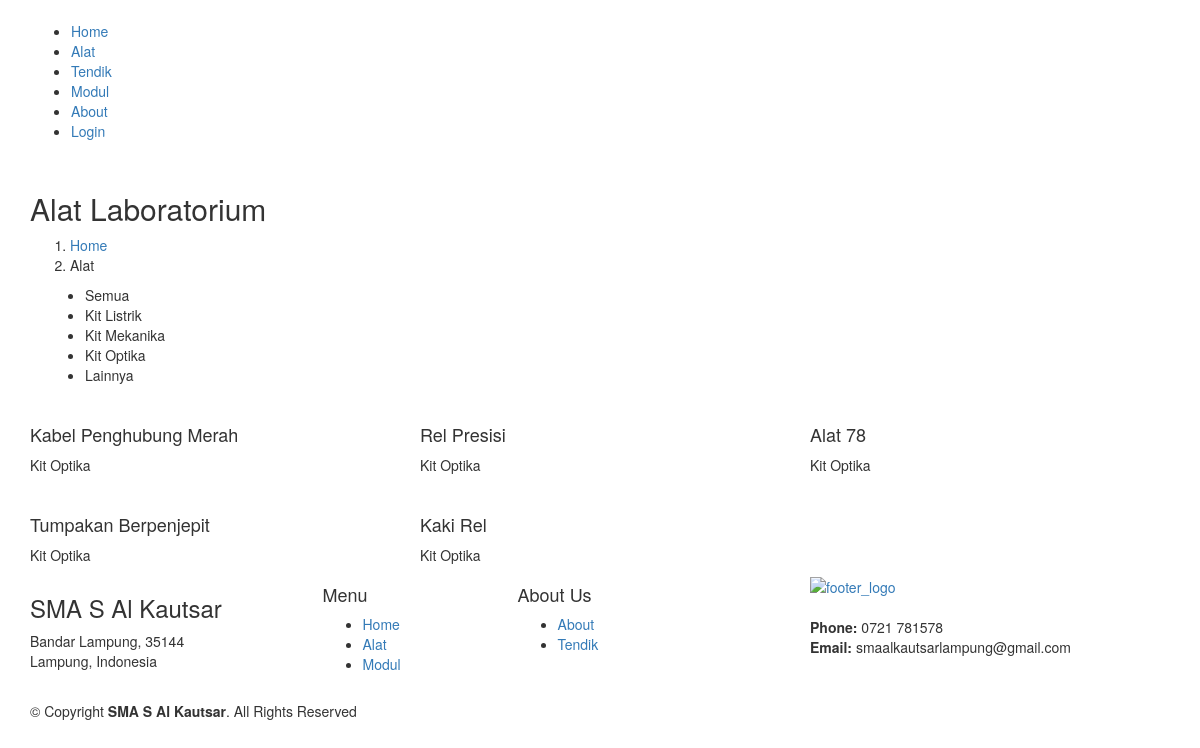
/index.php/blog/search, run on the app's committed database.
### tables this page shows
CREATE TABLE `tbl_kategori` (
  `kategori_id` int NOT NULL,
  `kategori_nama` varchar(30) DEFAULT NULL,
  `kategori_tanggal` timestamp NULL DEFAULT CURRENT_TIMESTAMP
);

CREATE TABLE `tbl_tulisan` (
  `tulisan_id` int NOT NULL,
  `tulisan_judul` varchar(100) DEFAULT NULL,
  `tulisan_isi` text,
  `tulisan_tanggal` timestamp NULL DEFAULT CURRENT_TIMESTAMP,
  `tulisan_kategori_id` int DEFAULT NULL,
  `tulisan_kategori_nama` varchar(30) DEFAULT NULL,
  `tulisan_views` int DEFAULT '0',
  `tulisan_gambar` varchar(40) DEFAULT NULL,
  `tulisan_pengguna_id` int DEFAULT NULL,
  `tulisan_author` varchar(40) DEFAULT NULL,
  `tulisan_img_slider` int NOT NULL DEFAULT '0',
  `tulisan_slug` varchar(200) DEFAULT NULL
);

### application/controllers/Blog.php (called while the page is built, shortened)
<?php
class Blog extends CI_Controller{
	function __construct(){
		$this->load->model('m_tulisan');
		$this->load->model('m_pengunjung');
        $this->load->model('m_kategori');
	}
    function search(){
        $keyword=str_replace("'", "", htmlspecialchars($this->input->get('keyword',TRUE),ENT_QUOTES));
        $query=$this->m_tulisan->cari_berita($keyword);
				if($query->num_rows() > 0){
					$x['data']=$query;
					$x['category']=$this->db->get('tbl_kategori');
  				$x['populer']=$this->db->query("SELECT * FROM tbl_tulisan ORDER BY tulisan_views DESC LIMIT 5");
          $this->load->view('depan/v_blog',$x);
	 		 }else{
				 echo $this->session->set_flashdata('msg','<div class="alert alert-danger">Tidak dapat menemukan artikel dengan kata kunci <b>'.$keyword.'</b></div>');
				 redirect('artikel');
			 }
    }
}

### index.php (called while the page is built, shortened)
<?php
require_once BASEPATH.'core/CodeIgniter.php';

### application/models/M_tulisan.php (called while the page is built, shortened)
<?php
class M_tulisan extends CI_Model{
	function cari_berita($keyword){
		$hsl=$this->db->query("SELECT tbl_tulisan.*,DATE_FORMAT(tulisan_tanggal,'%d/%m/%Y') AS tanggal FROM tbl_tulisan WHERE tulisan_judul LIKE '%$keyword%' LIMIT 5");
		return $hsl;
	}
}

### application/views/depan/v_blog.php (the view, shortened to what this page needs)
<!DOCTYPE html>
<html lang="en">
<head>
  <link href="<?php echo base_url().'theme/vendor/animate.css/animate.min.css'?>" rel="stylesheet">
  <link href="<?php echo base_url().'theme/vendor/bootstrap/css/bootstrap.min.css'?>" rel="stylesheet">
  <link href="<?php echo base_url().'theme/vendor/bootstrap-icons/bootstrap-icons.css'?>" rel="stylesheet">
  <link href="<?php echo base_url().'theme/vendor/boxicons/css/boxicons.min.css'?>" rel="stylesheet">
  <link href="<?php echo base_url().'theme/vendor/glightbox/css/glightbox.min.css'?>" rel="stylesheet">
  <link href="<?php echo base_url().'theme/vendor/remixicon/remixicon.css'?>" rel="stylesheet">
  <link href="<?php echo base_url().'theme/vendor/swiper/swiper-bundle.min.css'?>" rel="stylesheet">
<link href="<?php echo base_url().'theme/css/style.css'?>" rel="stylesheet">
</head>
<body>
  <header id="header" class="fixed-top d-flex align-items-center">
    <div class="container d-flex align-items-center">
      <nav id="navbar" class="navbar">
        <ul>
          <li><a href="<?php echo site_url('home');?>">Home</a></li>
          <li><a class="active" href="<?php echo site_url('blog');?>"><span>Alat</span></a></li>
          <li><a href="<?php echo site_url('guru');?>">Tendik</a></li>
          <li><a href="<?php echo site_url('download');?>">Modul</a></li>
          <li><a href="<?php echo site_url('about');?>">About</a></li>
          <li><a href="<?php echo site_url('administrator');?>" class="getstarted">Login</a></li>
        </ul>
      </nav>
    </div>
  </header>
  <main id="main">
    <section id="breadcrumbs" class="breadcrumbs">
      <div class="container">
        <div class="d-flex justify-content-between align-items-center">
          <h2>Alat Laboratorium</h2>
          <ol>
            <li><a href="<?php echo site_url('home');?>">Home</a></li>
            <li>Alat</li>
          </ol>
        </div>
      </div>
    </section>
    <section id="portfolio" class="portfolio">
      <div class="container">
         <div class="col-lg-12 d-flex justify-content-center">
      <ul id="portfolio-flters">
        <li data-filter="*" class="filter-active">Semua</li>
        <?php foreach ($category ->result() as $cat): ?>
          <?php
            $filter_value = str_replace(' ', '-', $cat->kategori_nama);
          ?>
          <li data-filter=".<?php echo $filter_value; ?>"><?php echo $cat->kategori_nama; ?></li>
        <?php endforeach; ?>
      </ul>
    </div>
        <div class="row portfolio-container">
          <?php foreach ($data->result() as $row): ?>
    <div class="col-lg-4 col-md-6 portfolio-item <?php echo str_replace(' ', '-', $row->tulisan_kategori_nama); ?>">
      <div class="portfolio-wrap">
        <div class="portfolio-info">
          <h4><?php echo $row->tulisan_judul;?></h4>
          <p><?php echo $row->tulisan_kategori_nama;?></p>
        </div>
      </div>
    </div>
  <?php endforeach; ?>
</div>
      </div>
    </section>
  </main>
  <footer id="footer">
    <div class="footer-top">
      <div class="container">
        <div class="row">
          <div class="col-lg-3 col-md-6">
            <div class="footer-info">
              <h3>SMA S Al Kautsar</h3>
              <p>
                Bandar Lampung, 35144 <br>
                Lampung, Indonesia<br><br>
              </p>
            </div>
          </div>
          <div class="col-lg-2 col-md-6 footer-links">
            <h4>Menu</h4>
            <ul>
              <li><i class="bx bx-chevron-right"></i> <a href="<?php echo site_url('home');?>">Home</a></li>
              <li><i class="bx bx-chevron-right"></i> <a href="<?php echo site_url('blog');?>">Alat</a></li>
              <li><i class="bx bx-chevron-right"></i> <a href="<?php echo site_url('download');?>">Modul</a></li>
            </ul>
          </div>
          <div class="col-lg-3 col-md-6 footer-links">
            <h4>About Us</h4>
            <ul>
              <li><i class="bx bx-chevron-right"></i> <a href="<?php echo site_url('about');?>">About</a></li>
              <li><i class="bx bx-chevron-right"></i> <a href="<?php echo site_url('guru');?>">Tendik</a></li>
            </ul>
          </div>
          <div class="col-lg-4 col-md-6 footer-newsletter">
            <a href="<?php echo site_url();?>">
                        <img src="<?php echo base_url().'theme/images/logo-white.png'?>" class="img-fluid" alt="footer_logo">
                    </a><br>
            <br><p><strong>Phone:</strong> 0721 781578<br>
                <strong>Email:</strong> smaalkautsarlampung@gmail.com<br></p>
          </div>
        </div>
      </div>
    </div>
    <div class="container">
      <div class="copyright">
        &copy; Copyright <strong><span>SMA S Al Kautsar</span></strong>. All Rights Reserved
      </div>
    </div>
  </footer>
</body>
</html>

### data on the page
tbl_kategori: kategori_nama "Kit Listrik"
tbl_kategori: kategori_nama "Kit Mekanika"
tbl_kategori: kategori_nama "Kit Optika"
tbl_kategori: kategori_nama "Lainnya"
tbl_tulisan: tulisan_judul "Kabel Penghubung Merah", tulisan_kategori_nama "Kit Optika"
tbl_tulisan: tulisan_judul "Rel Presisi", tulisan_kategori_nama "Kit Optika"
tbl_tulisan: tulisan_judul "Alat 78", tulisan_kategori_nama "Kit Optika"
tbl_tulisan: tulisan_judul "Tumpakan Berpenjepit", tulisan_kategori_nama "Kit Optika"
tbl_tulisan: tulisan_judul "Kaki Rel", tulisan_kategori_nama "Kit Optika"
